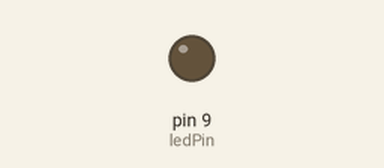
The sketch below on a simulated Arduino Uno, built with avr-gcc and run on an emulated ATmega328P. On the bench: output pins drawn as LEDs (lit = HIGH).

Above: at 1.0 s.
At 3.0 s:
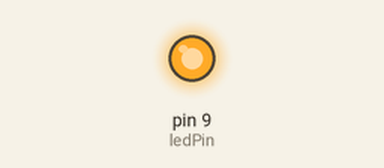
Timing chart, 0 to 5.2 s (numbered marks = the images above):
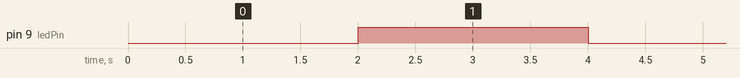

Measured:
- by itself, pin 9 (ledPin): alternates HIGH for 2.0 s and LOW for 2.0 s

The sketch:

retardos_no_bloqueantes_punto3.ino
```cpp
int ledPin =  9;
long int timer=2000;
unsigned long tiempo1=0, tiempo2=0;
int estado = LOW;

void setup() {
pinMode(ledPin, OUTPUT);
Serial.begin(9600);
}

void loop() {
  tiempo1=millis();
  if((tiempo1-tiempo2)>timer)
  {
    tiempo2=tiempo1;

    if(estado==LOW){
      estado=HIGH;
    }
    else{
      estado=LOW;
    }
    digitalWrite(ledPin, estado);
  }
}
```
